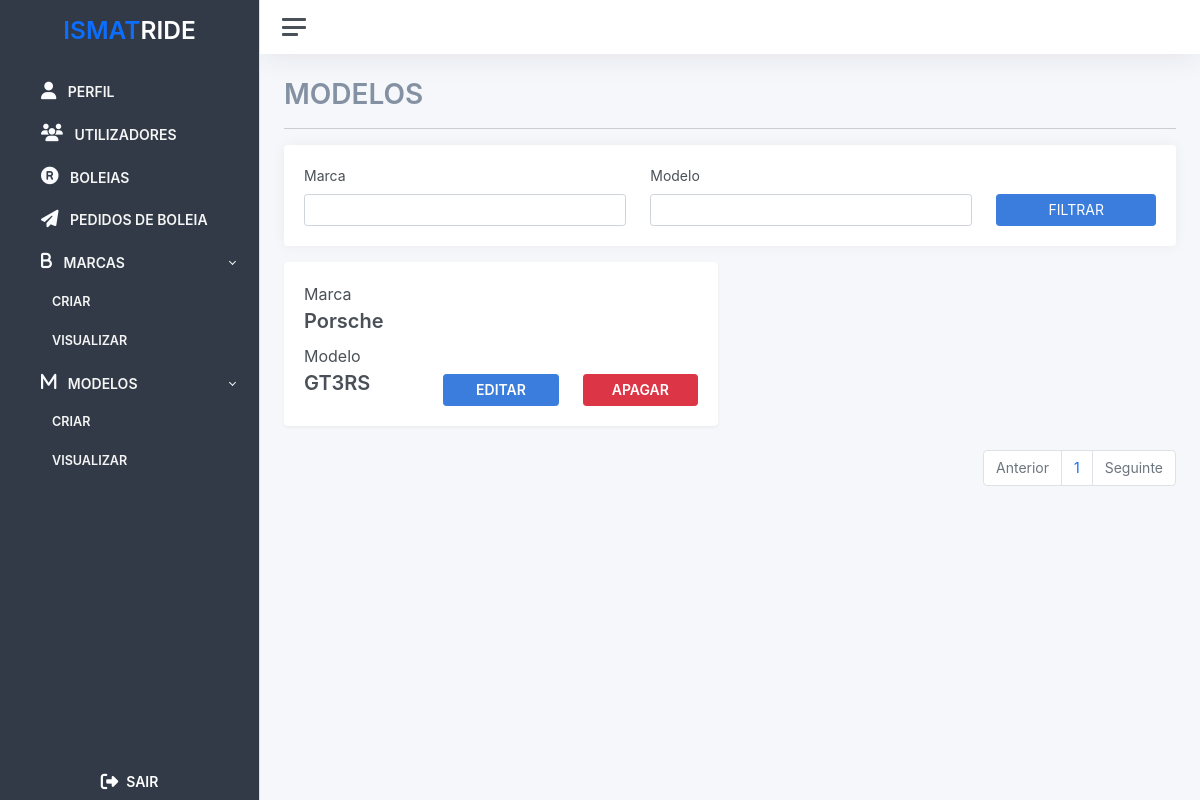
Page /admin/models/list (signed in) on the earlier database version.
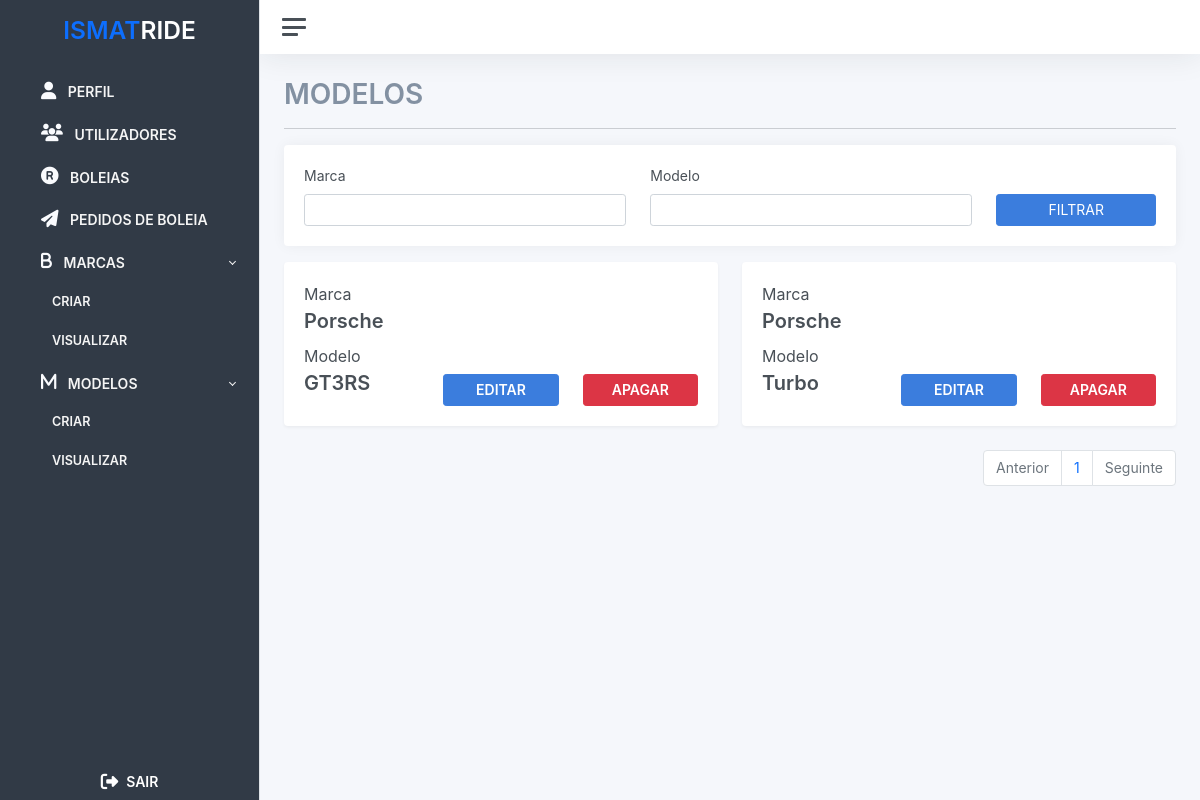
Same page on the later database version.
### src/users/users.py (models this page shows)
class Model(db.Model):
	__tablename__ = 'model'
	id = db.Column(db.Integer, primary_key=True)
	name = db.Column(db.String(100))
	brand_id = db.Column('brand_id', db.ForeignKey('brand.id'))
	brand = db.relationship('Brand', backref='brand')

class Brand(db.Model):
	__tablename__ = 'brand'
	id = db.Column(db.Integer, primary_key=True)
	name = db.Column(db.String(100))

### src/admin/routes.py (the view)
@admin_bp.route("/models/list")
@login_required
def list_models():
    page = request.args.get('page', 1, type=int)
    query = Model.query
    if request.args.get("brand"):
        query = query.filter(
            Brand.name.contains(request.args.get("brand")))
    if request.args.get("model"):
        query = query.filter(
            Model.name.contains(request.args.get("model")))
    query = query.paginate(page=page, per_page=ITEMS_PER_PAGE)
    response = {'items': list(), 'iter_pages': query.iter_pages, 'page': page, 'pages': query.pages, 'next_num': query.next_num}
    response['items'] = query
    if len(query.items) == 0:
        return(render_template("models/no_data.html"))
    return render_template("models/index.html", request_list = response)

### src/users/users.py (called while the page is built)
	def get_initials(self):
		first_name_initial = str.upper(self.first_name[0])
		last_name_initial = str.upper(self.last_name[0])
		return f'{first_name_initial}{last_name_initial}'

### src/templates/models/index.html (shortened to what this page needs)
{% extends 'base/base.html' %} {% block title %} Modelos {% endblock title %} {%
block container_title %} MODELOS {% endblock container_title %} {% block filters
%}
<form action="{{ url_for('admin.list_models') }}" method="get">
  <div class="card mb-3">
    <div class="card-body">
      <div
        class="d-flex flex-row flex-wrap gap-4 justify-content-center align-items-end justify-content-sm-start"
      >
        <div class="flex-fill">
          <label class="form-label secondary-secondary-text-color">Marca</label>
          <input
            type="text"
            value="{{ request.args.get('brand') or ''}}"
            name="brand"
            class="form-control"
          />
        </div>
        <div class="flex-fill">
          <label class="form-label secondary-secondary-text-color"
            >Modelo</label
          >
          <input
            type="text"
            value="{{ request.args.get('model') or ''}}"
            name="model"
            class="form-control"
          />
        </div>
        <div class="flex-fill justify-content-center">
          <button class="btn btn-primary flex-fill w-100" type="submit">
            FILTRAR
          </button>
        </div>
      </div>
    </div>
  </div>
</form>
{% endblock filters %} {%block content %}
<div class="row justify-content-start">
  {% for item in request_list["items"] %}
  <div class="col-12 col-md-6 col-lg-6">
    <div class="card shadow">
      <div class="card-body">
        <div class="row h-100">
          <div class="col-12 col-sm-6 col-md-4">
            <div class="col-12 d-flex flex-column mb-2">
              <span class="font-16px mb-0">Marca</span>
              <span class="font-20px fw-bold mb-0">{{item.brand.name}}</span>
            </div>
            <div class="col-12 d-flex flex-column mb-2">
              <span class="font-16px mb-0">Modelo</span>
              <span class="font-20px fw-bold mb-0">{{item.name}}</span>
            </div>
          </div>
          <div class="col-12 col-sm-6 col-md-8">
            <div class="d-flex flex-column h-100 justify-content-end">
              <div class="row align-items-end">
                <div class="col-6 col-sm-6">
                  <button class="btn btn-primary w-100 fw-bold">EDITAR</button>
                </div>
                <div class="col-6 col-sm-6">
                  <button class="btn btn-danger w-100 fw-bold">APAGAR</button>
                </div>
              </div>
            </div>
          </div>
        </div>
      </div>
    </div>
  </div>
  {% endfor %}
</div>
<div
  class="d-flex align-items-center justify-content-center justify-content-md-end"
>
  <ul class="pagination">
    <li class="page-item {% if request_list.page == 1 %}disabled{% endif %}">
      <a
        class="page-link"
        href="{{ url_for('admin.list_models', page=request_list.prev_num) }}"
        tabindex="-1"
        >Anterior</a
      >
    </li>
    {% for page_num in request_list.iter_pages(left_edge=1, right_edge=1,
    left_current=1, right_current=2) %} {% if page_num %} {% if
    request_list.page == page_num %}
    <li class="page-item">
      <a
        href="{{ url_for('admin.list_models', page=page_num) }}"
        class="page-link"
      >
        {{ page_num }}
      </a>
    </li>
    {% endif %} {% else %} ... {% endif %} {% endfor %}
    <li
      class="page-item {% if request_list.page == request_list.pages %}disabled{% endif %}"
    >
      <a
        class="page-link"
        href="{{ url_for('admin.list_models', page=request_list.next_num) }}"
        tabindex="-1"
        >Seguinte</a
      >
    </li>
  </ul>
</div>
{% endblock content %}

### src/templates/base/base.html (shortened to what this page needs)
<!DOCTYPE html>
<html lang="en">
  <head>
    <link
      rel="stylesheet"
      type="text/css"
      href="{{ url_for('static',filename='styles/backoffice/global.css') }}"
    />
    <link
      rel="stylesheet"
      type="text/css"
      href="{{ url_for('static',filename='styles/backoffice/adminkit.css') }}"
    />
  </head>
  <body>
    <div class="wrapper">
      <nav id="sidebar" class="sidebar shadow js-sidebar">
        <div class="sidebar-content border-end border-black js-simplebar">
          <h2 class="fw-bold p-3 text-center">
            <span class="primary-color" style="cursor: pointer"
              >ISMAT<span class="secondary-color">RIDE</span></span
            >
          </h2>
          <ul class="sidebar-nav">
            <li class="sidebar-item">
              <a
                class="sidebar-link"
                type="button"
                data-bs-toggle="modal"
                data-bs-target="#editProfile"
              >
                <span class="align-middle fw-bold">PERFIL</span>
              </a>
            </li>
            <li class="sidebar-item">
              <a class="sidebar-link" href="{{ url_for('admin.list_users') }}">
                <span class="align-middle fw-bold">UTILIZADORES</span>
              </a>
            </li>
            <li class="sidebar-item">
              <a class="sidebar-link" href="{{ url_for('admin.list_rides') }}">
                <span class="align-middle fw-bold">BOLEIAS</span>
              </a>
            </li>
            <li class="sidebar-item">
              <a
                class="sidebar-link"
                href="{{ url_for('admin.list_ride_requests') }}"
              >
                <span class="align-middle fw-bold">PEDIDOS DE BOLEIA</span>
              </a>
            </li>
            <li class="sidebar-item">
              <a
                class="sidebar-link collapsed"
                data-bs-target="#marcas"
                data-bs-toggle="collapse"
              >
                <span class="align-middle fw-bold">MARCAS</span>
              </a>
              <ul
                id="marcas"
                class="sidebar-dropdown list-unstyled collapse show"
                data-bs-parent="#sidebar"
              >
                <li class="sidebar-item">
                  <a class="sidebar-link fw-bold">CRIAR</a>
                </li>
                <li class="sidebar-item">
                  <a
                    href="{{ url_for('admin.list_brands') }}"
                    class="sidebar-link fw-bold"
                    >VISUALIZAR</a
                  >
                </li>
              </ul>
            </li>
            <li class="sidebar-item">
              <a
                class="sidebar-link collapsed"
                data-bs-target="#modelos"
                data-bs-toggle="collapse"
              >
                <span class="align-middle fw-bold">MODELOS</span>
              </a>
              <ul
                id="modelos"
                class="sidebar-dropdown list-unstyled collapse show"
                data-bs-parent="#sidebar"
              >
                <li class="sidebar-item">
                  <a class="sidebar-link fw-bold">CRIAR</a>
                </li>
                <li class="sidebar-item">
                  <a
                    href="{{ url_for('admin.list_models') }}"
                    class="sidebar-link fw-bold"
                    >VISUALIZAR</a
                  >
                </li>
              </ul>
            </li>
          </ul>
          <div class="row w-100 m-0 logout-wrapper">
            <div class="col-12">
              <div class="decoration-none row justify-items-center p-2">
                <span
                  onclick="logout()"
                  class="fw-bold secondary-color text-center"
                >
                  <span>SAIR</span>
                </span>
              </div>
            </div>
          </div>
        </div>
      </nav>
      <div class="main">
        <nav class="navbar navbar-expand navbar-light navbar-bg">
          <a class="sidebar-toggle js-sidebar-toggle">
            <i class="hamburger align-self-center"></i>
          </a>
        </nav>
        <main class="content">
          <div class="container-fluid p-0">
            <h1 class="fw-bold secondary-text-color">
              {% block container_title %} {% endblock container_title %}
            </h1>
            <hr />
            {% block filters %} {% endblock filters %} {% block content %} {%
            endblock content %}
          </div>
        </main>
      </div>
    </div>
  </body>
</html>

### src/static/styles/backoffice/global.css (style rules this page uses)
.primary-color { color: #0d6efd !important; }
.secondary-color { color: white !important; }
.secondary-text-color { color: #8391a2 !important; }
.sidebar-content { background-color: #313a46 !important; }
.font-20px { font-size: 20px; }
.font-16px { font-size: 16px; }
a { text-decoration: none !important; }
.pagination { display: flex; padding-left: 0; list-style: none; border-radius: 0.25rem; }
.page-link { position: relative; display: block; padding: 0.5rem 0.75rem; margin-left: -1px; line-height: 1.25; color: #0d6efd; background-color: #fff; border: 1px solid #dee2e6; }
.page-link:not(:disabled):not(.disabled) { cursor: pointer; }
.page-item:first-child .page-link { margin-left: 0; border-top-left-radius: 0.25rem; border-bottom-left-radius: 0.25rem; }
.page-item:last-child .page-link { border-top-right-radius: 0.25rem; border-bottom-right-radius: 0.25rem; }
.page-item.disabled .page-link { color: #6c757d; pointer-events: none; cursor: auto; background-color: #fff; border-color: #dee2e6; }
.wrapper, .main { background-color: #fafbfe; }

Differences in the rows shown:
added Model: brand.name "Porsche", name "Turbo"
